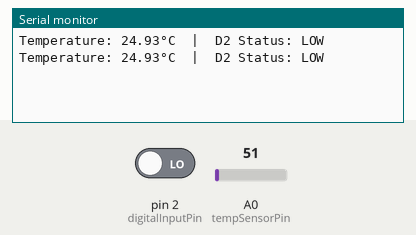
Recording of a sketch running on a simulated Arduino Uno, built with avr-gcc and run on an emulated ATmega328P. Shown: the last lines printed to the serial monitor. The inputs (shaded band) are chosen by the test bench; at power-on: pin 2 (digitalInputPin) LOW, A0 (tempSensorPin) = 51.

Above: at 1.8 s.
1.9 s: pin 2 (digitalInputPin) driven HIGH
At 2.8 s:
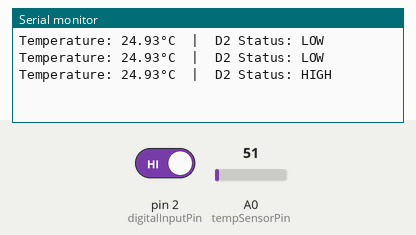
4.5 s: A0 (tempSensorPin) set to 61
At 5.5 s:
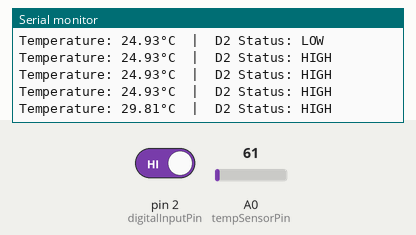
6.0 s: A0 (tempSensorPin) set to 71
At 6.8 s:
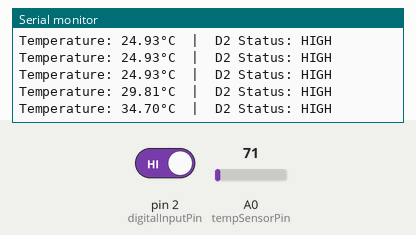
7.5 s: pin 2 (digitalInputPin) driven LOW
At 8.8 s:
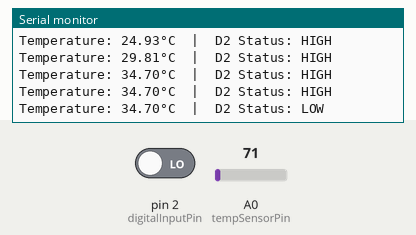
Timing chart, 0 to 10.0 s (numbered marks = the images above; inputs shaded):
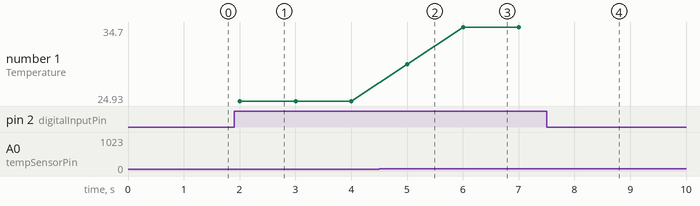

Measured:
- after the input at 1.9 s, the serial monitor: prints a new line after 0.10 s (image 1)
- after the input at 4.5 s, the serial monitor: prints a new line after 0.50 s (image 2)
- after the input at 6.0 s, the serial monitor: prints a new line at once (image 3)
- after the input at 7.5 s, the serial monitor: prints a new line after 0.51 s (image 4)
- plotted number 1: 24.93 → 29.81 after the input at 4.5 s, 29.81 → 34.7 after the input at 6.0 s

The sketch:

Monitor-Arduino-Code.ino
```cpp
const int tempSensorPin = A0;  // LM35 connected to analog pin A0
const int digitalInputPin = 2; // Digital input connected to pin D2

void setup() {
  Serial.begin(9600);          // Initialize serial communication
  pinMode(tempSensorPin, INPUT); // Analog pin automatically in input mode
  pinMode(digitalInputPin, INPUT); // Set D2 as input (add INPUT_PULLUP if needed)
}

void loop() {
  // Read temperature from LM35
  int rawValue = analogRead(tempSensorPin);
  float temperature = (rawValue * 5.0 / 1023.0) * 100.0; // Convert to Celsius

  // Read digital pin status
  int digitalStatus = digitalRead(digitalInputPin);

  // Display results in Serial Monitor
  Serial.print("Temperature: ");
  Serial.print(temperature, 2); // Show two decimal places
  Serial.print("°C\t|\tD2 Status: ");
  Serial.println(digitalStatus == HIGH ? "HIGH" : "LOW");

  delay(1000); // Wait for 1 second before next reading
}
```
